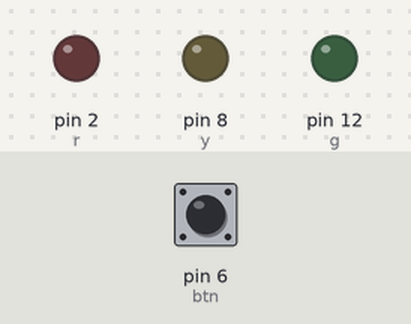
The sketch below on a simulated Arduino Uno, built with avr-gcc and run on an emulated ATmega328P. On the bench: output pins drawn as LEDs (lit = HIGH). Dashed ring = blinking. Inputs (shaded band) come from the test bench; at power-on: pin 6 (btn) LOW.

Above: at 1.2 s.
1.3 s: pin 6 (btn) pulled HIGH for 0.15 s
At 2.2 s:
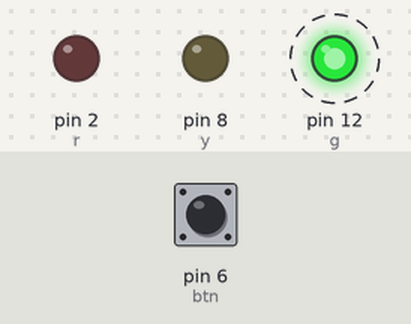
4.4 s: pin 6 (btn) pulled HIGH for 3.2 s
At 4.4 s:
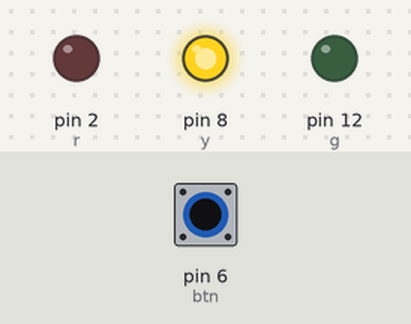
At 10.3 s:
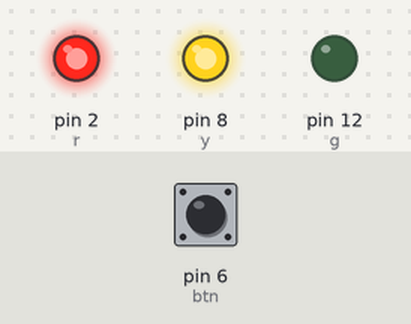
Timing chart, 0 to 12.9 s (numbered marks = the images above; inputs shaded):
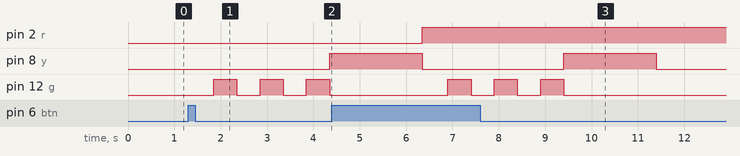

The sketch:

TlightsButton.ino
```cpp
int r = 2, y = 8, g = 12, btn = 6;
bool pressed = 0;
bool is_green = 1;

void setup() {
  pinMode(r, OUTPUT);
  pinMode(y, OUTPUT);
  pinMode(g, OUTPUT);
  pinMode(btn, INPUT);
}


void loop() {
  pressed = digitalRead(btn);
  if (pressed) {
    delay(50);
    pressed = digitalRead(btn);
    if (pressed) {
      if (is_green) {
        digitalWrite(g, LOW);
        delay(500);
        digitalWrite(g, HIGH);
        delay(500);
        digitalWrite(g, LOW);
        delay(500);
        digitalWrite(g, HIGH);
        delay(500);
        digitalWrite(g, LOW);
        delay(500);
        digitalWrite(g, HIGH);
        delay(500);
        digitalWrite(g, LOW);
        digitalWrite(y, HIGH);
        delay(2000);
        digitalWrite(y, LOW);
        digitalWrite(r, HIGH);
      } else {
        digitalWrite(y, HIGH);
        delay(2000);
        digitalWrite(r, LOW);
        digitalWrite(y, LOW);
        digitalWrite(g, HIGH);
      }
    }
  }
}
```

Measured:
- after the input at 1.3 s, pin 8 (y): LOW → HIGH after 3.1 s; pin 12 (g): alternates HIGH for 0.50 s and LOW for 0.50 s, starting after 0.55 s
- after the input at 4.4 s, pin 12 (g): alternates HIGH for 0.50 s and LOW for 0.50 s, 6 changes in all, then stays LOW, starting after 2.5 s
